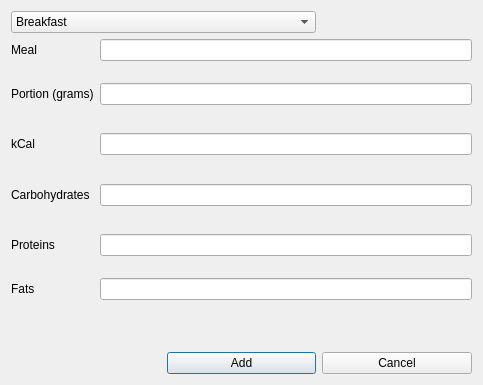
<?xml version="1.0" encoding="UTF-8"?>
<ui version="4.0">
 <class>addMealDialog</class>
 <widget class="QDialog" name="addMealDialog">
  <property name="geometry">
   <rect>
    <x>0</x>
    <y>0</y>
    <width>483</width>
    <height>385</height>
   </rect>
  </property>
  <property name="windowTitle">
   <string>Dialog</string>
  </property>
  <layout class="QGridLayout" name="gridLayout">
   <item row="2" column="1">
    <widget class="QPushButton" name="saveMeal">
     <property name="sizePolicy">
      <sizepolicy hsizetype="Preferred" vsizetype="Preferred">
       <horstretch>0</horstretch>
       <verstretch>0</verstretch>
      </sizepolicy>
     </property>
     <property name="text">
      <string>Add</string>
     </property>
    </widget>
   </item>
   <item row="2" column="0">
    <spacer name="horizontalSpacer">
     <property name="orientation">
      <enum>Qt::Horizontal</enum>
     </property>
     <property name="sizeType">
      <enum>QSizePolicy::Minimum</enum>
     </property>
     <property name="sizeHint" stdset="0">
      <size>
       <width>40</width>
       <height>20</height>
      </size>
     </property>
    </spacer>
   </item>
   <item row="2" column="2">
    <widget class="QPushButton" name="exitWindow">
     <property name="sizePolicy">
      <sizepolicy hsizetype="Preferred" vsizetype="Preferred">
       <horstretch>0</horstretch>
       <verstretch>0</verstretch>
      </sizepolicy>
     </property>
     <property name="text">
      <string>Cancel</string>
     </property>
    </widget>
   </item>
   <item row="1" column="0" colspan="3">
    <layout class="QFormLayout" name="formLayout">
     <item row="3" column="0">
      <widget class="QLabel" name="mealLabel">
       <property name="text">
        <string>Meal</string>
       </property>
      </widget>
     </item>
     <item row="3" column="1">
      <widget class="QLineEdit" name="mealLineEdit"/>
     </item>
     <item row="4" column="1">
      <spacer name="verticalSpacer_3">
       <property name="orientation">
        <enum>Qt::Vertical</enum>
       </property>
       <property name="sizeType">
        <enum>QSizePolicy::Preferred</enum>
       </property>
       <property name="sizeHint" stdset="0">
        <size>
         <width>20</width>
         <height>10</height>
        </size>
       </property>
      </spacer>
     </item>
     <item row="5" column="0">
      <widget class="QLabel" name="portionLabel">
       <property name="frameShape">
        <enum>QFrame::NoFrame</enum>
       </property>
       <property name="text">
        <string>Portion (grams)</string>
       </property>
      </widget>
     </item>
     <item row="5" column="1">
      <widget class="QLineEdit" name="portionLineEdit"/>
     </item>
     <item row="6" column="1">
      <spacer name="verticalSpacer_2">
       <property name="orientation">
        <enum>Qt::Vertical</enum>
       </property>
       <property name="sizeHint" stdset="0">
        <size>
         <width>20</width>
         <height>10</height>
        </size>
       </property>
      </spacer>
     </item>
     <item row="7" column="0">
      <widget class="QLabel" name="kCalLabel">
       <property name="text">
        <string>kCal</string>
       </property>
      </widget>
     </item>
     <item row="7" column="1">
      <widget class="QLineEdit" name="kCalLineEdit"/>
     </item>
     <item row="8" column="1">
      <spacer name="verticalSpacer_6">
       <property name="orientation">
        <enum>Qt::Vertical</enum>
       </property>
       <property name="sizeHint" stdset="0">
        <size>
         <width>20</width>
         <height>10</height>
        </size>
       </property>
      </spacer>
     </item>
     <item row="9" column="0">
      <widget class="QLabel" name="carbsLabel">
       <property name="text">
        <string>Carbohydrates</string>
       </property>
      </widget>
     </item>
     <item row="9" column="1">
      <widget class="QLineEdit" name="carbsLineEdit"/>
     </item>
     <item row="10" column="1">
      <spacer name="verticalSpacer">
       <property name="orientation">
        <enum>Qt::Vertical</enum>
       </property>
       <property name="sizeType">
        <enum>QSizePolicy::Expanding</enum>
       </property>
       <property name="sizeHint" stdset="0">
        <size>
         <width>20</width>
         <height>10</height>
        </size>
       </property>
      </spacer>
     </item>
     <item row="11" column="0">
      <widget class="QLabel" name="proteinsLabel">
       <property name="text">
        <string>Proteins</string>
       </property>
      </widget>
     </item>
     <item row="11" column="1">
      <widget class="QLineEdit" name="proteinsLineEdit"/>
     </item>
     <item row="12" column="1">
      <spacer name="verticalSpacer_4">
       <property name="orientation">
        <enum>Qt::Vertical</enum>
       </property>
       <property name="sizeType">
        <enum>QSizePolicy::Preferred</enum>
       </property>
       <property name="sizeHint" stdset="0">
        <size>
         <width>20</width>
         <height>10</height>
        </size>
       </property>
      </spacer>
     </item>
     <item row="13" column="0">
      <widget class="QLabel" name="fatsLabel">
       <property name="text">
        <string>Fats</string>
       </property>
      </widget>
     </item>
     <item row="13" column="1">
      <widget class="QLineEdit" name="fatsLineEdit"/>
     </item>
     <item row="14" column="1">
      <spacer name="verticalSpacer_5">
       <property name="orientation">
        <enum>Qt::Vertical</enum>
       </property>
       <property name="sizeHint" stdset="0">
        <size>
         <width>20</width>
         <height>40</height>
        </size>
       </property>
      </spacer>
     </item>
    </layout>
   </item>
   <item row="0" column="0" colspan="2">
    <widget class="QComboBox" name="addingCategory">
     <item>
      <property name="text">
       <string>Breakfast</string>
      </property>
     </item>
     <item>
      <property name="text">
       <string>Lunch</string>
      </property>
     </item>
     <item>
      <property name="text">
       <string>Supper</string>
      </property>
     </item>
     <item>
      <property name="text">
       <string>Snacks</string>
      </property>
     </item>
    </widget>
   </item>
  </layout>
 </widget>
 <resources/>
 <connections/>
</ui>
